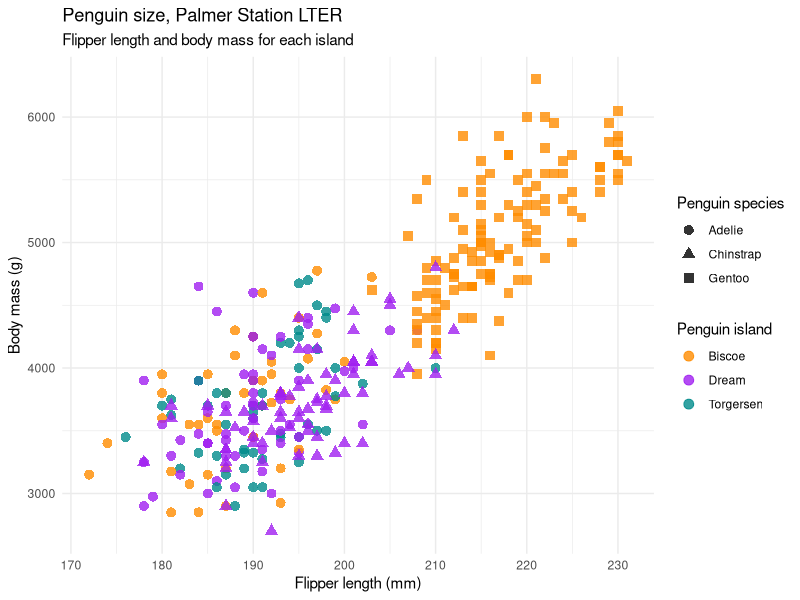

This figure's R source:
## Module 1: R Exercises ##

## If you are reading this, then you successfully downloaded, saved, and opened
## the R script! Nice Job!

## Please complete the following exercises by typing your code under each question.
## When finished, Click File -> save As.. and include your name in the filename.
## Upload the file you saved back to Canvas as your submission.

# 1) We are going to use the runif() function to complete some tasks.
# Open the help documentation for the function named runif.
# After writing and running your code below, first use the # symbol, and then
# explain what this function does.

#Answer 1: The runif() function generates a uniform random distribution of 
#integers within a specified range. This information may then be assembled 
#into an object and shown as required. It is specified by n 
#(the number of deviations to be acquired), min (the lower bound of the range), 
#and max (the upper bound of the range) (the upper bound of the range).


# 2) Draw 20 random numbers (n = 20) from the Uniform distribution 
# with the arguments min = 0 and max = 10.

runif(20, min=0, max=10)


# 3) Repeat step 2, except this time store your 20 numbers in an object called numbers.

numbers<-runif(20, min=0, max=10)

# 4) Use what you know or use Google to complete the following on your numbers object:
# Find the mean of the 20 numbers, find the median of the 20 numbers
# find the minimum value in your set, and the maximum value in your set.

numbers.mean<-mean(numbers)
print(numbers.mean)

numbers.min<-min(numbers)
print(numbers.min)
numbers.max<-max(numbers)
print(numbers.max)


# 5) Try to use the function called summary on your numbers object. What does it do?

summary(numbers)

#Answer 5: The summary function shows sub statistics for the parametric object.
#Here, we observe that it shows data such as the minimum value, value of first quartile,
#the value of the median, the value of the mean, the value of the third quartile, 
#and the maximum value of the object.

# 6) Run the following code: numbers < 10
# What did this do? What is the result telling you?

numbers<10

#Answer 6: Here, we notice that the console outputs twenty "TRUE" messages. 
#This is because the preceding code utilizes the comparator to test the provided
# condition (here, if the object elements are fewer than 10) and returns true or false 
#for each object element based on whether the condition is met. Since all integers are less than 10, the function returns TRUE for each value.

# 7) Instead, try running the following: numbers < 5
# What did this do? What is the result telling you?

numbers<5

#Answer 7: Here, we observe that the output is a mixed assortment of "TRUE" and "FALSE"
#outputs. This highlights the difference between the random numbers below the value 5
#(which will display TRUE) and numbers above the value 5 (which will display FALSE).


# 8) The data type "logical" is equivalent to the binary 0 (FALSE) and 1 (TRUE).
# Try to take the sum of your result from step 7, what is the result? What does it mean?

tf.result=numbers<5
print(sum(tf.result))

#Answer 8: The result ends up being the number of TRUE statements that have been returned. 
#We observe that all the FALSE statements amount to 0, and all the TRUE statements amount
#to 1.

# 9) Install the package named palmerpenguins by using the install.packages() function.
# Alternatively, use Tools -> Install Packages.
# Then, load the package by running the following code: library(palmerpenguins).
# Open the help documentation for the dataset called penguins by using the ? symbol.
# Run the summary function on the dataset called penguins.

install.packages("palmerpenguins")
library(palmerpenguins)
summary(penguins)

# 10) Install the package named tidyverse. This package will be useful throughout the
# course for visualizations and data manipulation. 
# Try removing the comments from the following code (check the Code menu above next to Edit)
# to get a sneak preview at some of what we will learn this semester.
# Once you see the graph, answer the following question:
# Are we able to differentiate penguin species by their body mass and flipper length?

library(tidyverse)
ggplot(data = penguins,
       aes(x = flipper_length_mm,
           y = body_mass_g)) +
  geom_point(aes(color = island,
                 shape = species),
             size = 3,
             alpha = 0.8) +
  scale_color_manual(values = c("darkorange","purple","cyan4")) +
  labs(title = "Penguin size, Palmer Station LTER",
       subtitle = "Flipper length and body mass for each island",
       x = "Flipper length (mm)",
       y = "Body mass (g)",
       color = "Penguin island",
       shape = "Penguin species") +
  theme_minimal()

#Answer 10: We immediately observe that the body mass and flipper length 
#of Gentoo penguins on Biscoe island are much greater than those of other 
#species on other islands. Closer investigation reveals that the Chinstrap 
#penguins of Dream Island are second to the Gentoo penguins, but are in no 
#way close. They exhibit features similar to those of Adelie penguins from 
#Dream island and Torgersen island. Simultaneously, we detect certain anomalies,
#such as the rare Chinstrap and Adelie penguins with traits similar to those of 
#Gentoo penguins, but their frequency is insufficient to alter any averages shown by this visualization.
